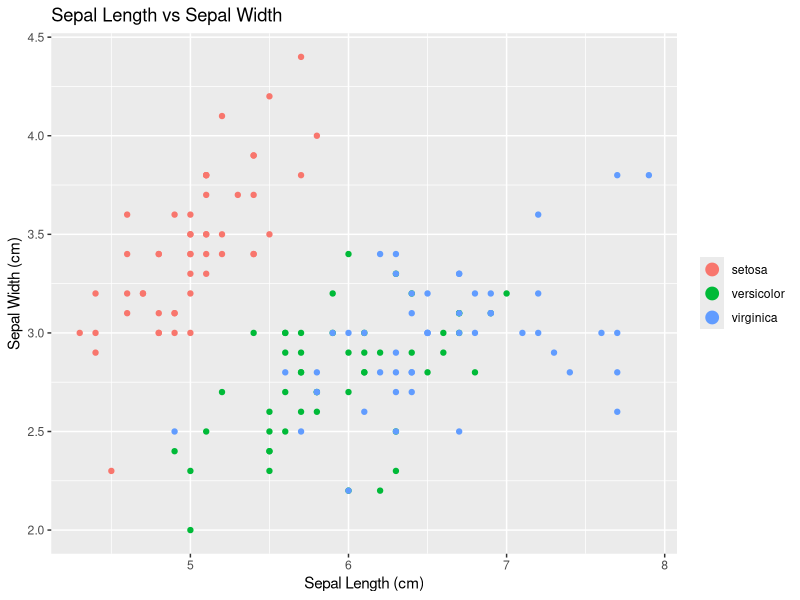
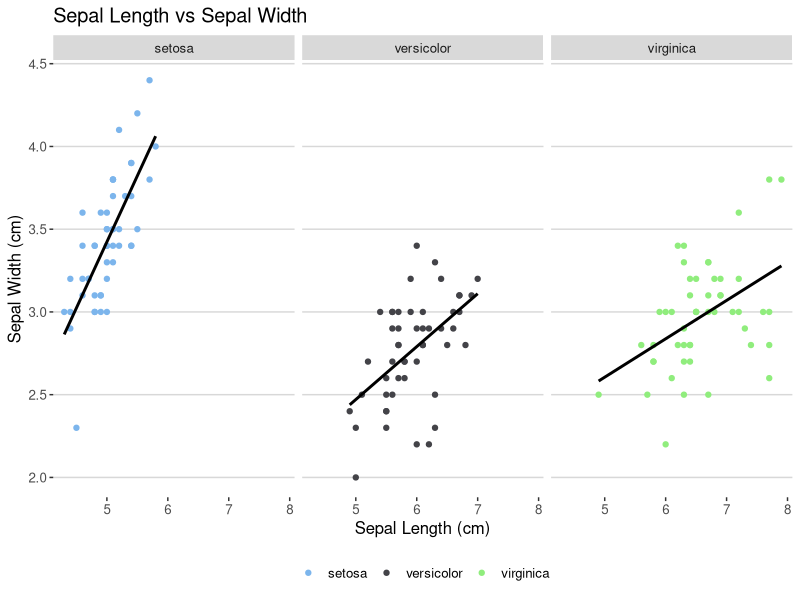

Source code (R) for these figures, in order:
#load in libraries
library(ggplot2)

#load in built in dataset
data <- iris

#basic scatter plot
g<-ggplot(data, aes(Sepal.Length, Sepal.Width))+geom_point(color="blue")

#lets get a title and axis labels in the mix
g<-g+labs(x="Sepal Length (cm)", y="Sepal Width (cm)", title='Sepal Length vs Sepal Width')

#lets say we want to then color the graph by species of iris
#color is then specified in aes because it is a function of the dataset
#otherwise color would be specified in geom_point()
g<-ggplot(data, aes(Sepal.Length, Sepal.Width, color=factor(Species)))+geom_point()
g<-g+labs(x="Sepal Length (cm)", y="Sepal Width (cm)", title='Sepal Length vs Sepal Width')

#legend title is ugly
g<- g+theme(legend.title=element_blank())

#and the legend dots are tiny
g+guides(colour = guide_legend(override.aes = list(size=4)))

#much better

#shall we change the background color?
g<- g+theme(panel.background = element_rect(fill = 'grey75'))

#hm you know I changed my mind about all the species being on one graph, lets put it on three
g <- g + facet_wrap(~Species, nrow=1)

#lets add a line to those plots!
#g <- g + stat_smooth()

#that isn't quite what we were looking for, lets do a best fit instead
g <- g + stat_smooth(method = "lm", se = FALSE, col = "black")

#you can get all sorts of funky themes in the mix
#https://github.com/jrnold/ggthemes
library(ggthemes)
g <- g + theme_hc() + scale_colour_hc()

#NEAT

#plotting
g
